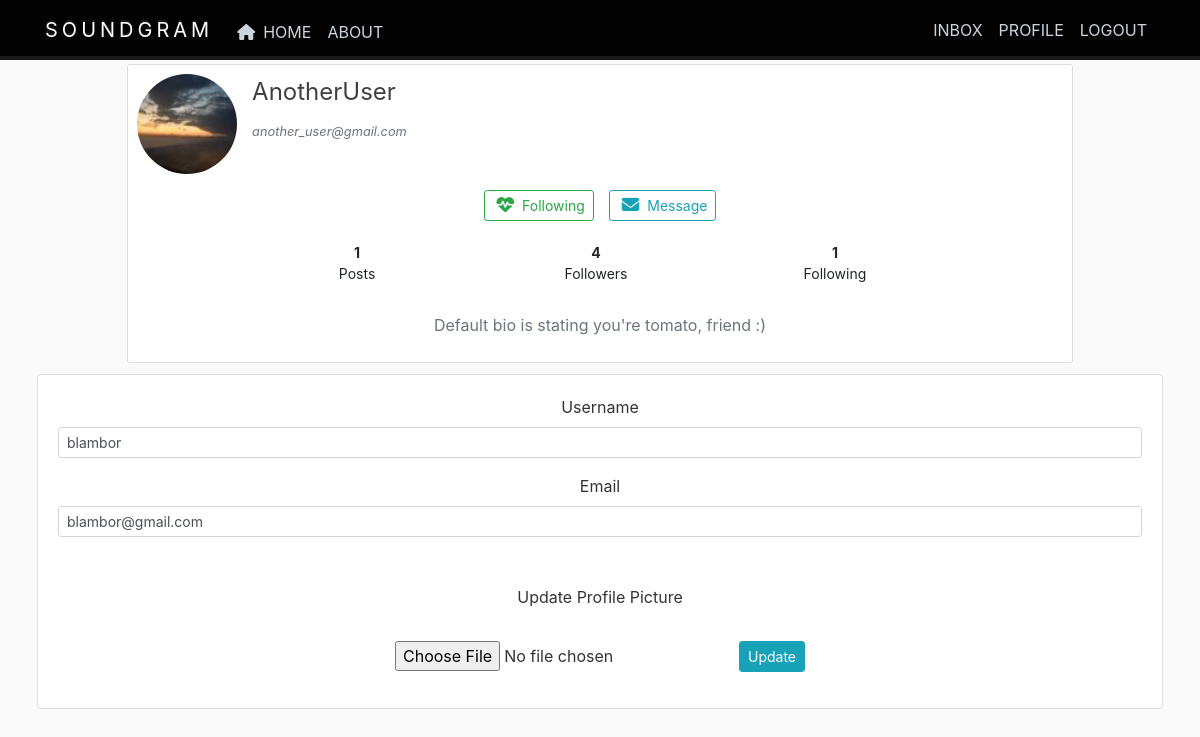
Page /user/AnotherUser/edit_profile (signed in) on the committed database.
### soundgram/models.py (models this page shows, shortened)
class User(db.Model, UserMixin):
    id = db.Column(db.Integer, primary_key=True)
    username = db.Column(db.String(), unique=True, nullable=False)
    email = db.Column(db.String, unique=True, nullable=False)
    image_file = db.Column(db.String(20), nullable=False, default='default.jpg')
    password = db.Column(db.String(60), nullable=False)  # post sets additional query in the background, that will get all posts user created, it is not declaration of new column
    post = db.relationship('Post', backref='author', lazy=True)  # backhref adds column to post model by reference to another class    # lazy loads the data as necesary at one go --- author - db feature - we havent declared any author, though, python will understand
    comment = db.relationship('Comment', backref='author', lazy=True)
    messages_sent = db.relationship('Message', foreign_keys='Message.sender_id', backref='sender', lazy='dynamic')
    messages_received = db.relationship('Message', foreign_keys='Message.recipient_id', backref='recipient', lazy='dynamic')
    last_message_read_time = db.Column(db.DateTime)
    followed = db.relationship(
                        'User', secondary=followers,
                        primaryjoin=(followers.c.follower_id == id),
                        secondaryjoin=(followers.c.followed_id == id),
                        backref=db.backref('followers', lazy='dynamic'),
                        lazy='dynamic')
    liked = db.relationship('Likes', foreign_keys='Likes.user_id', backref='user', lazy='dynamic')
    messages_sent = db.relationship('Message', foreign_keys='Message.sender_id', backref='author', lazy='dynamic')
    messages_received = db.relationship('Message', foreign_keys='Message.recipient_id', backref='recipient', lazy='dynamic')
    last_message_read_time = db.Column(db.DateTime)
    def is_following(self, user):
        return self.followed.filter(
            followers.c.followed_id == user.id).count() > 0

### soundgram/users/routes.py (the view)
@users.route("/user/<username>/edit_profile", methods=['GET', 'POST'])
@login_required
def edit_profile(username):
    form = UpdateAccountForm()
    page = request.args.get('page', 1, type=int)
    user = User.query.filter_by(username=username).first_or_404()
    posts = Post.query.filter_by(author=user).order_by(Post.date_posted.desc()).paginate(page=page, per_page=2)
    if form.validate_on_submit():
        if form.picture.data:
            picture_file = save_picture(form.picture.data)
            current_user.image_file = picture_file
        current_user.username = form.username.data
        current_user.email = form.email.data
        db.session.commit()
        flash('Your profile has been updated!', 'info')
    elif request.method == 'GET':
        form.username.data = current_user.username
        form.email.data = current_user.email
    image_file = url_for('static', filename='profile_pics/' + current_user.image_file)
    return render_template('user/edit_profile.html', posts=posts, user=user, form=form, image_file=image_file)

### soundgram/users/forms.py (shortened to what this page needs)
class UpdateAccountForm(FlaskForm):
    username = StringField('Username', validators=[DataRequired(), Length(min=2, max=20)])
    email = StringField('Email', validators=[DataRequired(), Email()])
    picture = FileField('Update Profile Picture', validators=[FileAllowed(['jpg', 'png'])])
    submit = SubmitField('Update')

### soundgram/models.py (called while the page is built)
@login_manager.user_loader
def load_user(user_id):
    return User.query.get(int(user_id))

### soundgram/templates/user/edit_profile.html (shortened to what this page needs)
{% extends "main/profile_section.html" %}
{% block content %}
    <div class="card card-body">
        <form method="POST" action="" enctype="multipart/form-data">
            <fieldset class="form-group mb-0">
                <div label="username_update" class="form-group text-center">
                    {{ form.username.label(class="form-control-label") }}
                    {% if form.username.errors %}
                        {{ form.username(class="form-control form-control is-invalid") }}
                        <div class="invalid-feedback">
                            {% for error in form.username.errors %}
                                <span>{{ error }}</span>
                            {% endfor %}
                        </div>
                    {% else %}
                        {{ form.username(class="form-control form-control-sm") }}
                    {% endif %}
                </div>
                <div label="email_update" class="form-group text-center">
                    {{ form.email.label(class="form-control-label") }}
                    {% if form.email.errors %}
                        {{ form.email(class="form-control form-control is-invalid") }}
                        <div class="invalid-feedback">
                            {% for error in form.email.errors %}
                                <span>{{ error }}</span>
                            {% endfor %}
                        </div>
                    {% else %}
                        {{ form.email(class="form-control form-control-sm") }}
                    {% endif %}
                </div>
                <div class="row justify-content-center mt-5">
                    {{ form.picture.label() }}
                </div>
                <div class="row justify-content-center">
                    <div label="upload_pic" class="form-group text-center mt-4">
                            {{ form.picture(class="form-control-file") }}
                    </div>
                    <div class="text-center form-group">
                            {{ form.submit(class="btn btn-sm btn-info mt-4") }}
                    </div>
                </div>
            </fieldset>
        </form>
    </div>
{% endblock %}

### soundgram/templates/main/profile_section.html
{% include "main/navbar.html" %}
<main role="main" class="container">
    <div class="row">
        <div class="col-12 box">
            <div class="media content-section">
                <div class="media-body">
                    <div class="row">
                            <div class="col-auto">
                                <img class="rounded-circle account-img img-fluid" src="{{ url_for('static', filename='profile_pics/' + user.image_file) }}">
                            </div>
                            <div class="col">
                                <div class="row">
                                    <legend><a style="text-decoration: none; color:#404040;" href="{{ url_for('users.user_profile', username=user.username)}}">{{ user.username }}</a></legend>
                                </div>
                                <div class="row">
                                    <em><small class=text-muted>{{ user.email }}</small></em>
                                </div>
                            </div>
                    </div>
                    <div class="row mt-3 mb-2 justify-content-center">
                            {% if user == current_user %}
                                <div class="col-auto">
                                    <a class="btn btn-sm btn-outline-info pr-3" href="{{ url_for('users.edit_profile', username=user.username) }}"><i class="fas fa-edit mr-2 ml-1 profile-icons"></i>Edit your profile</a>
                                </div>
                            {% elif not current_user.is_following(user) %}
                                <div class="col-auto pr-0">
                                    <a class="btn btn-sm btn-outline-success pr-3 ml-3" href="{{ url_for('users.follow', username=user.username) }}"><i class="fas fa-heart mr-2 ml-1 profile-icons"></i>Follow</a>
                                </div>
                            {% else %}
                                <div class="col-auto pr-0">
                                      <div class="btn-group">
                                        <a class="btn btn-sm btn-outline-success" href="{{ url_for('users.unfollow', username=user.username) }}"><i class="fas fa-heartbeat mr-2 ml-1 profile-icons"></i>Following</a>
                                      </div>
                                </div>
                            {% endif %}
                            {% if user != current_user %}
                                <div class="col-auto">
                                    <a class="btn btn-sm btn-outline-info pr-2" href="{{ url_for('users.send_message', recipient=user.username) }}"><i class="fas fa-envelope mr-2 ml-1 profile-icons"></i>Message</a>
                                </div>
                            {% endif %}
                    </div>
                    <div class="row justify-content-center pt-2 mb-3 pb-2">
                            <div class="col-3 text-center pl-0 pr-0">
                                <a class="btn btn-sm pl-0" href="{{ url_for('users.user_profile', username=user.username) }}"><b>{{ posts.total }}</b><br> Posts</a>
                            </div>
                            <div class="col-3 text-center pl-0 pr-0">
                                <a class="btn btn-sm pl-0" href="{{ url_for('users.followed_by', username=user.username) }}"><b class="">{{ user.followers.count() }}</b><br>Followers </a>
                            </div>
                            <div class="col-3 text-center pl-0 pr-0">
                                <a class="btn btn-sm pl-0" href="{{ url_for('users.is_following', username=user.username) }}"><b class=>{{ user.followed.count() }} </b><br> Following</a>
                            </div>
                    </div>
                    <p class="text-muted text-center"> Default bio is stating you're tomato, friend :)</p>
                </div>
            </div>
            {% block content %}{% endblock %}
        </div>
    </div>
</main>

### soundgram/static/style.css (style rules this page uses)
body { background: #fafafa; color: #333333; margin-top: 4rem; text-decoration: none; }
.content-section { background: #ffffff; border: 1px solid #dddddd; border-radius: 3px; padding: 9px; margin: 0% 8% 1% 8%; }
.box { padding: 0px 7px 0px 7px; }
.account-img { height: 100px; width: 100px; }
.profile-icons { font-size: 125%; margin-top: 0px; }

### rows in the picture
User: image_file (placeholder picture), username "AnotherUser", email "another_user@gmail.com"
User: username "blambor", email "blambor@gmail.com"

### other values in the picture
{{ posts.total }} "1"
{{ user.followers.count() }} "4"
{{ user.followed.count() }} "1"
